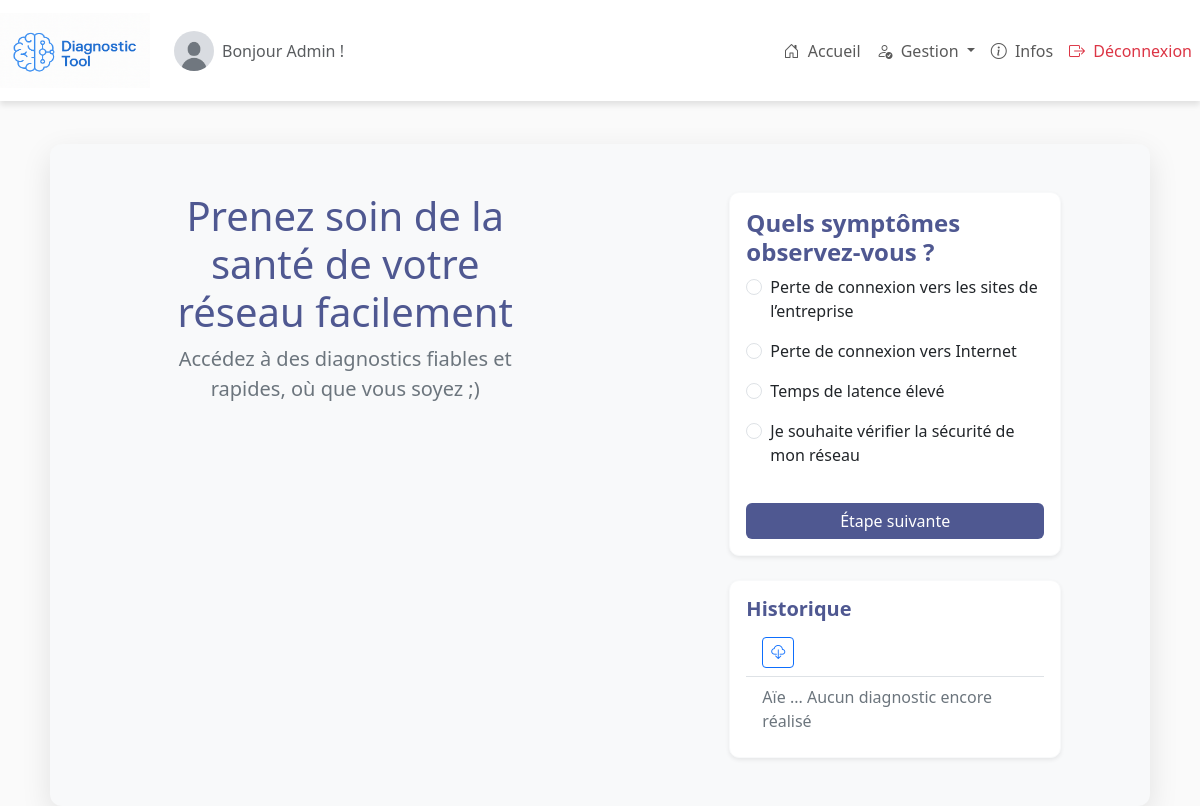
The app's page /home/ (signed in) with its own data.
### gestionnaire_users/models.py (models this page shows, shortened)
class Profile(models.Model):
    user = models.OneToOneField(User, on_delete=models.CASCADE)
    avatar = models.ImageField(upload_to=user_avatar_path, default='default-avatar.png')

### core/models/scenario.py (models this page shows, shortened)
class Scenario(models.Model):
    idScenario = models.AutoField(primary_key=True)
    name = models.CharField(max_length=100, unique=True)
    description = models.TextField()
    slug = models.SlugField(unique=True, blank=True)

### core/views/home.py (the view, shortened to what this page needs)
# urls.py: path('home/', HomeView.as_view(), name='home'),
class HomeView(ListView):
    model = Scenario
    template_name = "core/home.html"
    context_object_name = "scenarios"
    def get(self, request, *args, **kwargs):
        return super().get(request, *args, **kwargs)

### core/templates/core/home.html (shortened to what this page needs)
{% extends 'DiagnosticTool/base.html' %}
{% load static %}
{% block content %}
<div class="container mt-5 pt-5" style="background-color: #f8f9fa; padding: 3rem 0;">
    <div class="row justify-content-center">
        <section class="col-lg-8 text-center">
            <h1 class="display-4" style="color: #4f5891; font-size: 2.5rem;">Prenez soin de la santé de votre réseau facilement</h1>
            <p class="lead" style="color: #6c757d; font-size: 1.25rem;">Accédez à des diagnostics fiables et rapides, où que vous soyez ;)</p>
        </section>
    </div>
    <div class="row g-4 justify-content-center">
        <section class="col-lg-8">
            <div class="card shadow-sm border-light" style="border-radius: 10px;">
                <div class="card-body">
                    <h4 class="card-title" style="color: #4f5891; font-weight: bold;">Quels symptômes observez-vous ?</h4>
                   <form method="post">
                    {% for scenario in scenarios %}
                        <div class="form-check mb-3">
                            <input class="form-check-input" type="radio" name="scenario" value="{{ scenario.slug }}" id="{{ scenario.slug }}">
                            <label class="form-check-label" for="{{ scenario.slug }}">
                                {{ scenario.name }}
                            </label>
                        </div>
                    {% endfor %}
                    <button type="submit" class="btn" style="background-color: #4f5891; color: white; border: none; width: 100%; margin-top: 20px;">Étape suivante</button>
                </form>
                </div>
            </div>
        </section>
        <section class="col-lg-8">
            <div class="card shadow-sm border-light" style="border-radius: 10px;">
                <div class="card-body">
                    <h5 class="card-title" style="color: #4f5891; font-weight: bold;">Historique</h5>
                    <ul class="list-group list-group-flush">
                        <li class="list-group-item d-flex justify-content-between align-items-center">
                            <a href="#" class="btn btn-outline-primary btn-sm" download>
                                <i class="bi bi-cloud-download"></i>
                            </a>
                        </li>
                        <li class="list-group-item" style="color: #6c757d;">Aïe ... Aucun diagnostic encore réalisé</li>
                    </ul>
                </div>
            </div>
        </section>
    </div>
</div>
{% endblock %}

### templates/DiagnosticTool/base.html (shortened to what this page needs)
<!DOCTYPE html>
<html lang="fr">
<head>
    {% load static %}
    <link href="https://cdn.jsdelivr.net/npm/bootstrap@5.3.0-alpha3/dist/css/bootstrap.min.css" rel="stylesheet">
    <link rel="stylesheet" href="{% static 'style_scenarios.css' %}">
    <link rel="stylesheet" href="https://cdnjs.cloudflare.com/ajax/libs/font-awesome/6.0.0-beta3/css/all.min.css">
    <link href="https://cdn.jsdelivr.net/npm/bootstrap-icons/font/bootstrap-icons.css" rel="stylesheet">
</head>
<body>
<nav class="navbar navbar-expand-lg navbar-light fixed-top"
     style="background-color: #ffffff; box-shadow: 0 4px 6px rgba(0, 0, 0, 0.1);">
    {% if user.is_authenticated %}
        <a class="navbar-brand" href="{% url 'home' %}" style="color: #4f5891; font-weight: bold;">
            <img src="{% static 'img/logo.png' %}" alt="Logo" width="150" height="75" class="me-2">
        </a>
    {% else %}
        <a class="navbar-brand" style="color: #4f5891; font-weight: bold;">
            <img src="{% static 'img/logo.png' %}" alt="Logo" width="150" height="75" class="me-2">
        </a>
    {% endif %}
    {% if user.is_authenticated %}
        <div class="ms-auto d-flex align-items-center">
            {% if user.profile.avatar %}
                <img src="{{ user.profile.avatar.url }}" alt="Avatar" class="rounded-circle me-2" width="40"
                     height="40">
            {% else %}
                <img src="{% static 'img/default-avatar.png' %}" alt="Avatar" class="rounded-circle me-2" width="40"
                     height="40">
            {% endif %}
            <span class="text-muted">Bonjour {{ user.first_name }} !</span>
        </div>
        <div class="collapse navbar-collapse justify-content-end" id="navbarNav">
        <ul class="navbar-nav">
        <li class="nav-item">
            <a class="nav-link" href="{% url 'home' %}">
                <i class="bi bi-house-door me-1"></i> Accueil
            </a>
        </li>
        {% if user.is_superuser %}
    <ul class="navbar-nav ms-auto">
        <li class="nav-item dropdown">
            <a class="nav-link dropdown-toggle" href="#" id="navbarDropdown" role="button" data-bs-toggle="dropdown" aria-expanded="false">
                <i class="bi bi-person-check me-1"></i> Gestion
            </a>
        </li>
    </ul>
{% endif %}
          <li class="nav-item">
            <a class="nav-link" href="{% url 'infoUser' %}">
                <i class="bi bi-info-circle me-1"></i> Infos
            </a>
        </li>
        <li class="nav-item">
            <a class="nav-link text-danger" href="{% url 'logout_page' %}">
                <i class="bi bi-box-arrow-right me-1"></i> Déconnexion
            </a>
        </li>
    {% endif %}
    </ul>
    </div>
</nav>
<main class="mt-5 pt-5" >
    {% block content %}{% endblock %}
</main>
</body>
</html>

### static/style_scenarios.css (style rules this page uses)
body { font-family: 'Segoe UI', Tahoma, Geneva, Verdana, sans-serif; background-color: #fafafa; margin: 0; padding: 0; color: #333; }
.container { display: flex; justify-content: space-between; padding: 40px; max-width: 1100px; margin: 40px auto 0; background-color: #ffffff; border-radius: 12px; box-shadow: 0 10px 30px rgba(0, 0, 0, 0.1); }
a { color: #3498db; text-decoration: none; font-weight: 500; }

### records on screen
Scenario: name "Perte de connexion vers les sites de l’entreprise"
Scenario: name "Perte de connexion vers Internet"
Scenario: name "Temps de latence élevé"
Scenario: name "Je souhaite vérifier la sécurité de mon réseau"

### other values on screen
{{ user.first_name }} "Admin"
